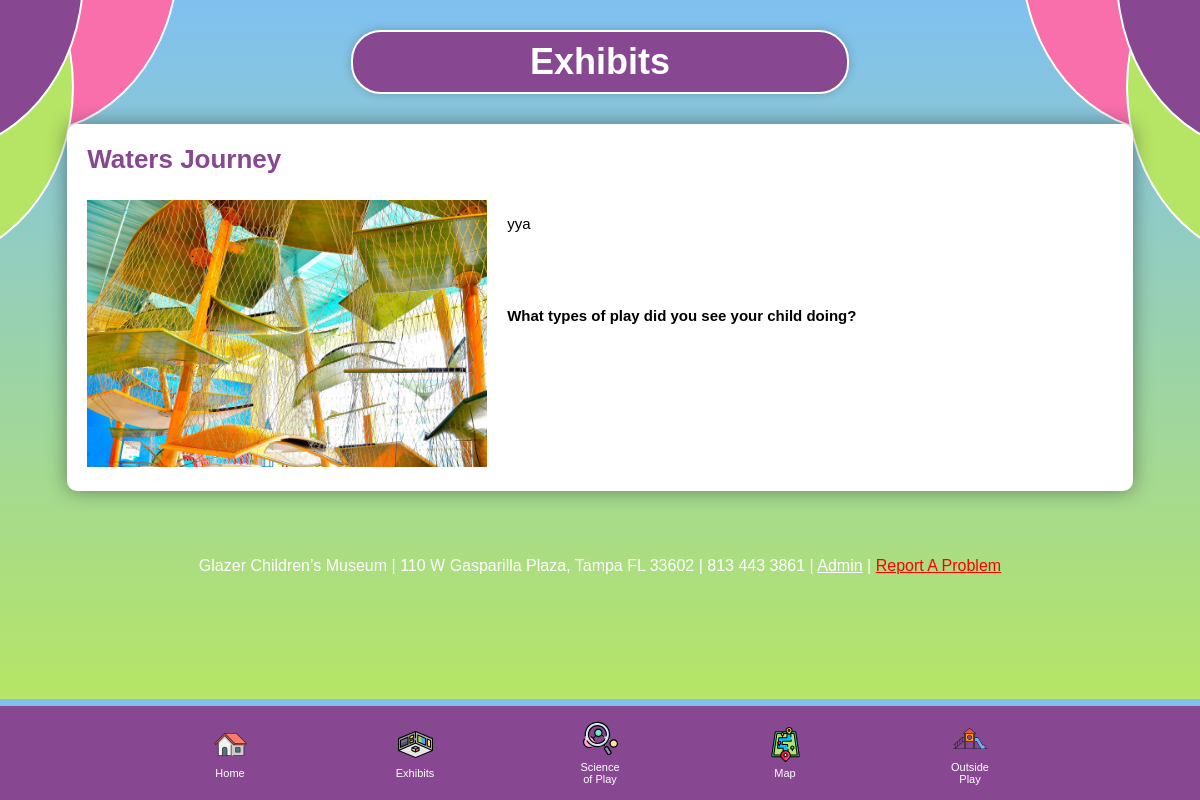
The app's page /exhibits_page/, older data.
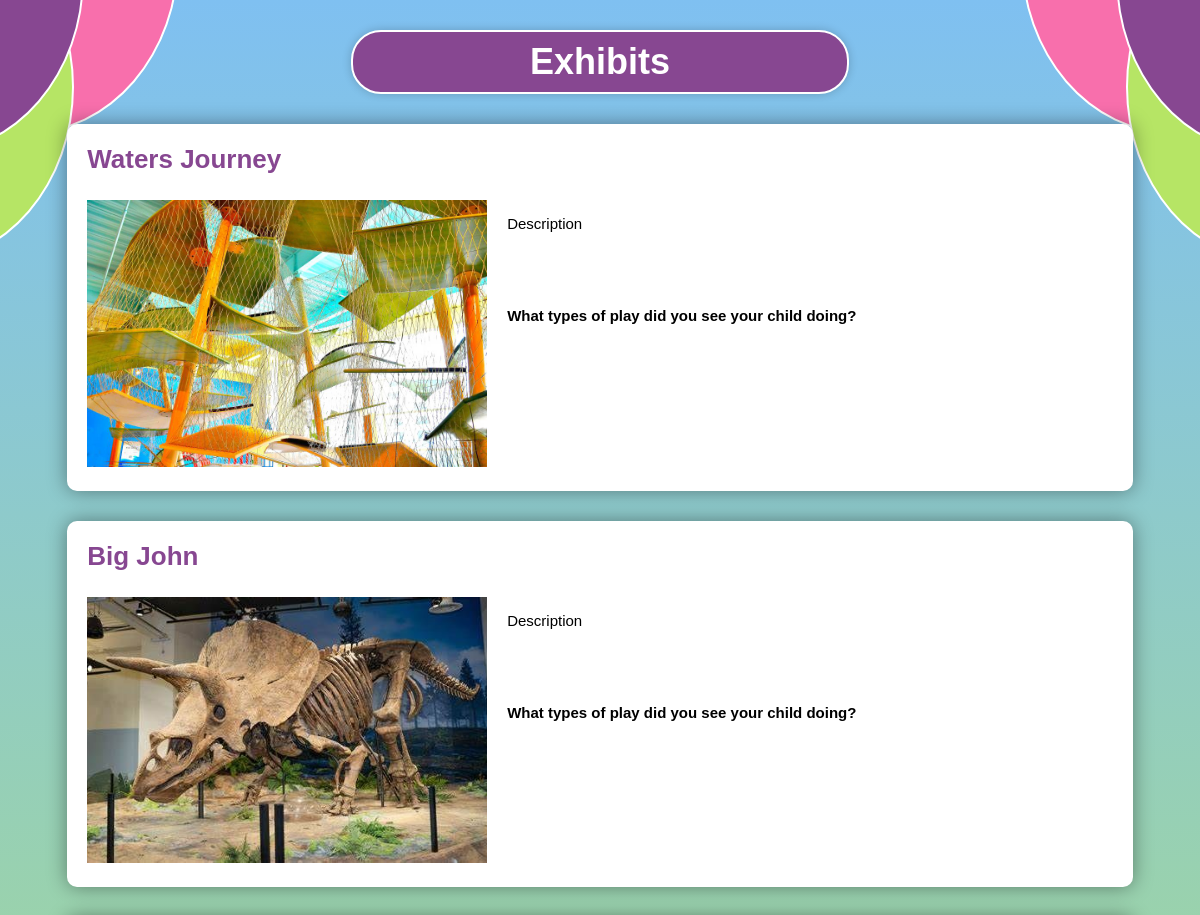
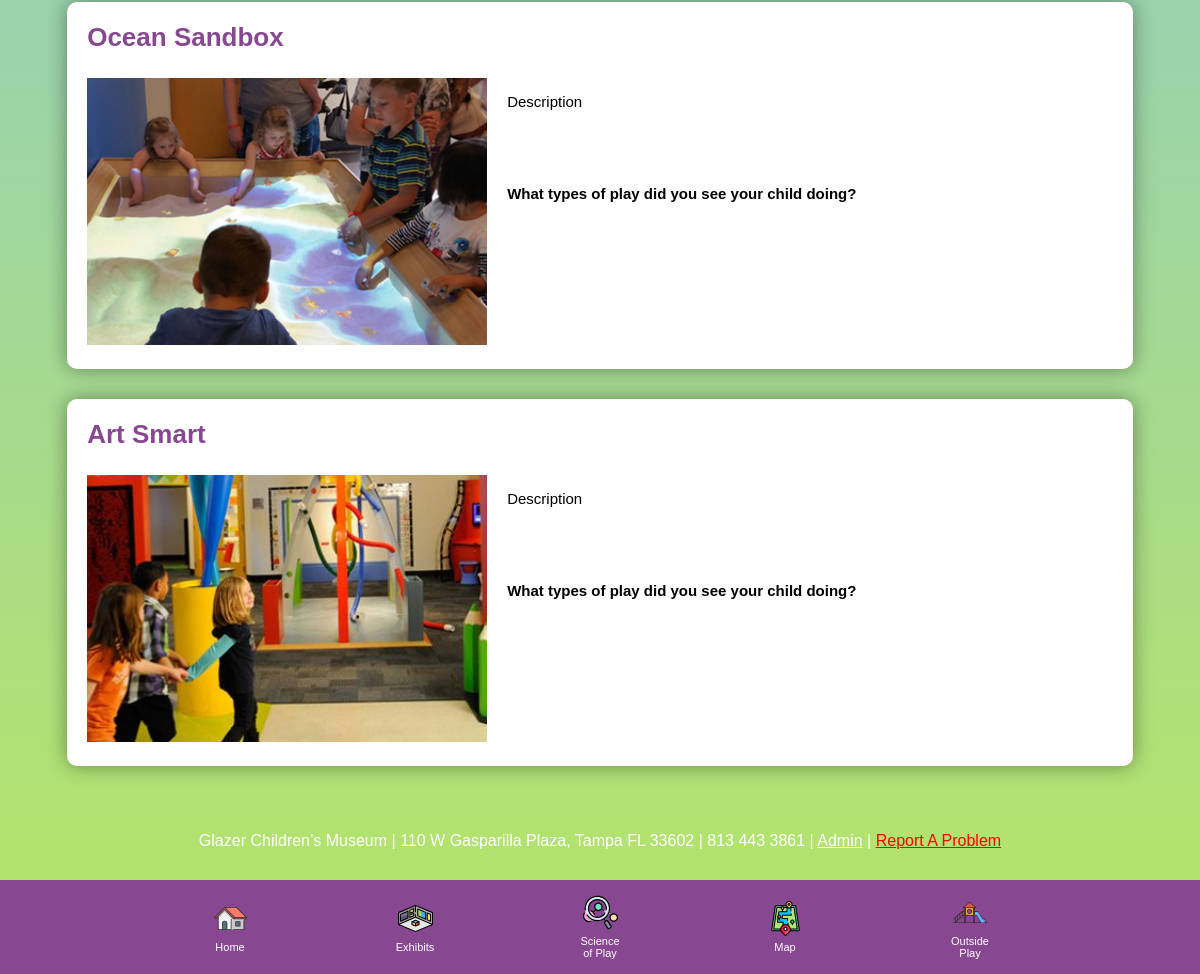
The same page, newer data (2 pictures, top to bottom).
### members/models.py (models this page shows)
class Exhibit(models.Model):
    title = models.CharField(max_length=100)
    description = models.TextField()
    image = models.ImageField(upload_to='exhibit_images/')
    playtypePhysical = models.TextField(blank=True, null=True)
    playtypeSocialEmotional = models.TextField(blank=True, null=True)
    playtypeSensory = models.TextField(blank=True, null=True)
    playtypeCognitive = models.TextField(blank=True, null=True)
    playtypeCommunication = models.TextField(blank=True, null=True)

### members/views.py (the view)
# urls.py: path('exhibits_page/', views.exhibits_page, name='exhibits_page'),
def exhibits_page(request):
  exhibits = Exhibit.objects.all()
  return render(request, 'exhibits_page.html', {'exhibits': exhibits})

### members/templates/exhibits_page.html (shortened to what this page needs)
{% load static %}
<!DOCTYPE html>
<link href="https://fonts.cdnfonts.com/css/vag-primer" rel="stylesheet">
<html lang="en">
<head>
</head>
<body>
  <div class="title-box">
    <div class="welcome-title">
        <h1>Exhibits</h1>
    </div>
  </div>
{% for exhibit in exhibits %}
<div class="section">
  <h2>{{ exhibit.title }}</h2>
  <div class="content">
    <div class="image">
      <img src="{{ exhibit.image.url }}" alt="{{ exhibit.title }} Image">
    </div>
    <div class="description">
      {% if exhibit.description %}
      <p>{{ exhibit.description }}</p>
      {% endif %}
      <div class="empty-div"></div>
      <p><b>What types of play did you see your child doing?</b></p>
      <div class="play-types">
      </div>
    </div>
  </div>
</div>
{% endfor %}
<div class="circle left-circle1"></div>
<div class="circle right-circle1"></div>
<div class="circle left-circle2"></div>
<div class="circle right-circle2"></div>
<div class="circle left-circle3"></div>
<div class="circle right-circle3"></div>
<footer>
  <ul>
    <div class="center-justified">
      <div class="row">
          <li><a href="{% url 'main' %}"><div class="button-container"><button>
              <img src="{% static 'images/home.svg' %}" alt="Home Button Icon">
              <span>Home</span>
          </button></div></a></li>
        <li><a href="{% url 'exhibits_page' %}"><div class="button-container"><button>
          <img src="{% static 'images/exhibits.svg' %}" alt="Exhibit Button Icon">
            <span>Exhibits</span>
        </button></div></a></li>
      <li><a href="{% url 'science_of_play' %}"><div class="button-container"><button>
          <img src="{% static 'images/science.svg' %}" alt="Science Button Icon">
          <span>Science of Play</span>
      </button></div></a></li>
      <li><a href="{% url 'map' %}"><div class="button-container"><button>
          <img src="{% static 'images/map.svg' %}" alt="Map Button Icon">
          <span>Map</span>
      </button></div></a></li>
      <li><a href="{% url 'activities' %}"><div class="button-container"><button>
          <img src="{% static 'images/playground.svg' %}" alt="Playground Button Icon">
          <span>Outside Play</span>
      </button></div></a></li>
      </div>
    </div>
  </ul>
</footer>
<div class="empty-div"></div>
<aboutUs>
  <p>
      Glazer Children’s Museum | 110 W Gasparilla Plaza, Tampa FL 33602 | 813 443 3861 |
      <a href="/admin/" class="admin-link">Admin</a> |
      <a href="https://forms.gle/PM4ooKzHEkmc4Fg47" class="report-link">Report A Problem</a>
  </p>
</aboutUs>
<div class="empty-div"></div>
<div class="empty-div"></div>
</body>
</html>

### members/templates/exhibits_page.html (style rules this page uses)
.button-container { text-align: center; }
.button-container button { background-color: #874791; color: white; padding: 10px 20px; border: none; border-radius: 5px; cursor: pointer; display: flex; flex-direction: column; align-items: center; justify-content: center; width: 60px; height: 60px; }
.button-container button img { width: 35px; height: auto; }
.button-container button span { font-size: 11px; margin-top: 5px; }
footer { position: fixed; bottom: 0; left: 0; right: 0; width: 100%; background-color: #874791; color: white; padding-top: 1px; padding-bottom: 1px; padding-left: none; padding-right: none; z-index: 2; }
footer ul { list-style-type: none; padding-left: 15px; padding-right: 15px; }
footer a { color: white; text-decoration: none; font-size: 11px; font-family: 'VAG Primer', sans-serif; }
.center-justified { margin: 0 auto; width: auto; max-width: 50em; min-width: 0; }
.row { display: flex; justify-content: space-between; }
.title-box { background-color: #874791; padding: 5px; margin-left: 29%; margin-right: 29%; margin-top: 30px; height: 50px; z-index: 1; border-radius: 30px; display: flex; align-items: center; justify-content: center; box-shadow: 0 0 10px rgba(0, 0, 0, 0.2); border: 2px solid white; }
.title-box .welcome-title h1 { margin: 0; text-align: center; font-size: 36px; font-family: 'VAG Primer', sans-serif; color: white; }
.section { background-color: white; margin-top: 30px; margin-left: 5%; margin-right: 5%; padding: 20px; border-radius: 10px; box-shadow: 0 0 20px rgba(0, 0, 0, 0.4); }
.section h2 { color: #874791; font-size: 26px; margin-bottom: 25px; margin-top: 0px; font-family: 'VAG Primer', sans-serif; }
.content { display: flex; align-items: flex-start; }
.image { margin-right: 20px; }
.image img { aspect-ratio: 300/200; max-width: 100%; width: 400px; height: auto; object-fit: cover; }
.description { flex: 1; min-width: 200px; font-family: 'VAG Primer', sans-serif; }
.description p { margin-bottom: 10px; font-family: 'VAG Primer', sans-serif; font-size: 15px; }
.circle { position: fixed; width: 300px; height: 350px; border-radius: 100%; border: 2px solid white; }
.left-circle1 { left: -220px; top: -200px; z-index: -2; background-color: #874791; }
.right-circle1 { right: -220px; top: -200px; z-index: -2; background-color: #874791; }
.left-circle2 { left: -125px; top: -220px; z-index: -3; background-color: #f86fac; }
.right-circle2 { right: -125px; top: -220px; z-index: -3; background-color: #f86fac; }
.left-circle3 { left: -230px; top: -90px; z-index: -3; background-color: #B6E565; }
.right-circle3 { right: -230px; top: -90px; z-index: -3; background-color: #B6E565; }
.play-types { display: flex; flex-wrap: wrap; }
.empty-div { height: 50px; }
aboutUs { color: white; text-align: center; font-family: 'VAG Primer', sans-serif; }
.admin-link { color: white; }
.report-link { color: Red; }
html { margin: 0; padding: 0; background: linear-gradient(to bottom, #7fc0f1, #B6E565 ) }

Row changes from the older to the newer data that the page shows:
changed Exhibit "Waters Journey": description "yya" → "Description"
added Exhibit: title "Big John", image (picture), description "Description"
added Exhibit: title "Ocean Sandbox", image (picture), description "Description"
added Exhibit: title "Art Smart", image (picture), description "Description"
